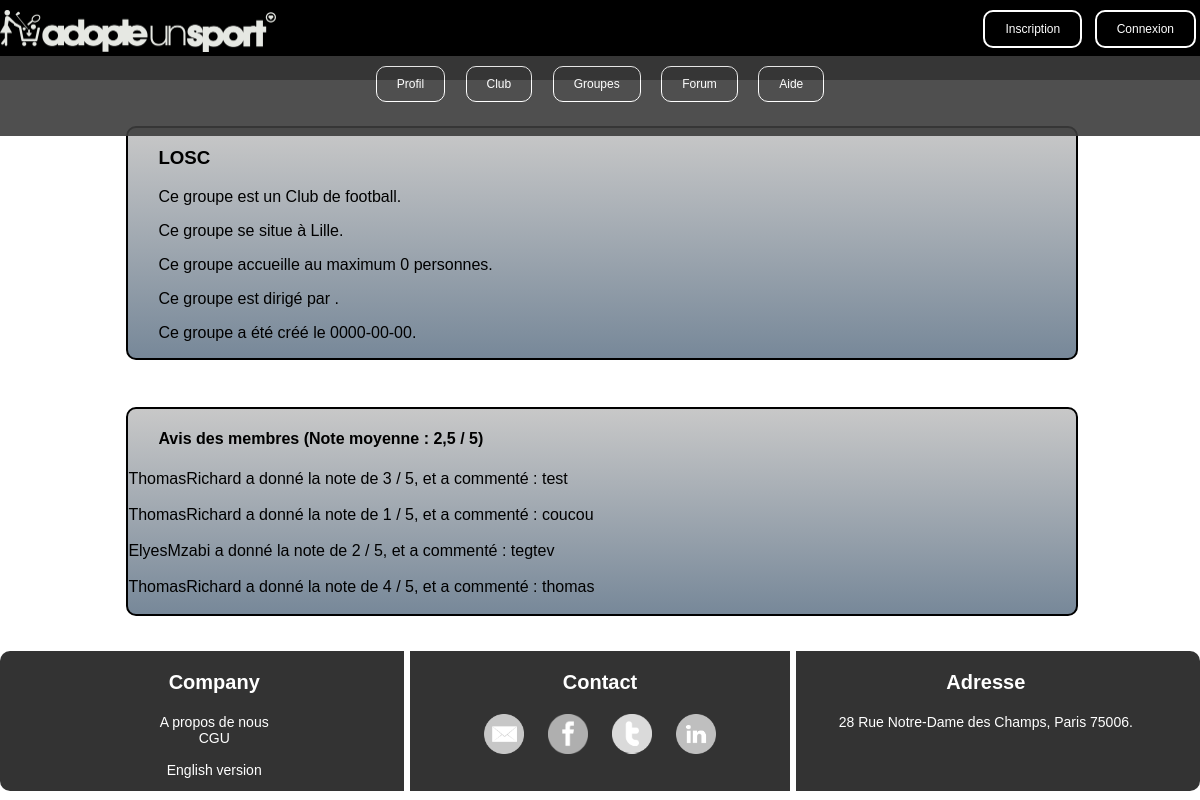
Page /pagemutableclub.php?Titreclub=LOSC on the committed database.
### tables this page shows
CREATE TABLE IF NOT EXISTS `club` (
  `Titre` varchar(255) NOT NULL,
  `Sport` varchar(255) NOT NULL,
  `Descriptif` varchar(5000) NOT NULL,
  `Zone_geographique` varchar(255) NOT NULL,
  `Nb_max_personnes` int(11) NOT NULL,
  `Photo` varchar(255) NOT NULL,
  `Pseudo_membre_createur` varchar(255) NOT NULL,
  `Date_creation` date NOT NULL,
  `Heure` time NOT NULL,
  PRIMARY KEY (`Titre`)
);

CREATE TABLE IF NOT EXISTS `avisclub` (
  `Id` int(11) NOT NULL AUTO_INCREMENT,
  `Commentaire` varchar(5000) NOT NULL,
  `Note` int(11) NOT NULL,
  `Pseudo_membre` varchar(255) NOT NULL,
  `Club` varchar(255) NOT NULL,
  PRIMARY KEY (`Id`)
);

### pagemutableclub.php (the view, shortened to what this page needs)
<?php
	$club = $_GET['Titreclub'];
?>
<!DOCTYPE html>
<html>
	<head>
		<link href='assets/css/styleheaderfooter.css' rel='stylesheet' type='text/css' />
		<link href='assets/css/style.css' rel='stylesheet' type='text/css' />
	</head>
	<body>
		<?php include("headermembre.php"); ?>
		<div class="detailclub">
			<h3><?php echo $_GET['Titreclub']; ?></h3>
			<?php
				try
					{
						$base = new PDO('mysql:host=localhost;dbname=app_info;charset=utf8', 'root', '');
					}
					catch(Exception $e)
					{
	        			die('Erreur : '.$e->getMessage());
					}
				$reponse = $base->query('SELECT Titre, Descriptif, Zone_geographique, Nb_max_personnes, Pseudo_membre_createur, Date_creation FROM club WHERE Titre="'.$_GET['Titreclub'].'"');
				while ($donnees = $reponse->fetch())
					{ ?>
						<p>Ce groupe est un <?php echo $donnees['Descriptif']; ?>.</p>
						<p>Ce groupe se situe à <?php echo $donnees['Zone_geographique']; ?>.</p>
						<p>Ce groupe accueille au maximum <?php echo $donnees['Nb_max_personnes']; ?> personnes.</p>
						<p>Ce groupe est dirigé par <?php echo $donnees['Pseudo_membre_createur']; ?>.</p>
						<p>Ce groupe a été créé le <?php echo $donnees['Date_creation']; ?>.</p>
					<?php
					}
						?><form method="post">
		</div>
		<div class="avisclub">
			<?php
				try
					{
						$base = new PDO('mysql:host=localhost;dbname=app_info;charset=utf8', 'root', '');
					}
					catch(Exception $e)
					{
	        			die('Erreur : '.$e->getMessage());
					}
				$reponse = $base->prepare('SELECT Note FROM avisclub WHERE Club = ? ');
				$reponse->execute(array($club));
				$moyenne = 0;
				$nb = 0;
				while ($donnees = $reponse->fetch()){
					$moyenne = $moyenne + $donnees['Note'];
					$nb = $nb + 1;
				}
				if ($nb!=0){
					$moyenne = $moyenne / $nb;
					$moyenne = number_format($moyenne, 1, ',', ' ');
				}
				else if ($nb==0){
					$moyenne = '';
				}
			?>
			<h4>Avis des membres (Note moyenne : <?php echo $moyenne; ?> / 5)</h4>
			<?php
				try
					{
						$base = new PDO('mysql:host=localhost;dbname=app_info;charset=utf8', 'root', '');
					}
					catch(Exception $e)
					{
	        			die('Erreur : '.$e->getMessage());
					}
				$reponse = $base->prepare('SELECT Commentaire, Note, Pseudo_membre FROM avisclub WHERE Club = ? ORDER BY Id ');
				$reponse->execute(array($club));
				while ($donnees = $reponse->fetch()){
					echo $donnees['Pseudo_membre'] . ' a donné la note de ';
					echo $donnees['Note'] . ' / 5, et a commenté : ';
					echo $donnees['Commentaire'] . '<br/>' . '<br/>';
				}
			?>
		</div>
		<?php include("footermembre.php"); ?>
	</body>
</html>

### assets/css/style.css (style rules this page uses)
body { background-image : url('Images/fond2.jpg'); background-size: 100%; background-repeat: no-repeat; background-attachment: fixed; display: block; color : black; font-family : "Verdana", cursive, sans-serif; }
.detailclub { display:inline-block; margin:10%; margin-bottom: 3%; width: 80%; border: solid black 2px; border-radius: 10px; background-image:linear-gradient(rgb(200,200,200), rgb(119,136,153)); text-indent: 30px; }
.avisclub { display:inline-block; margin:10%; margin-top: 1%; margin-bottom: 3%; width: 80%; border: solid black 2px; border-radius: 10px; background-image:linear-gradient(rgb(200,200,200), rgb(119,136,153)); text-indent: 30px; }

### rows in the picture
club: Descriptif "Club de football", Zone_geographique "Lille", Nb_max_personnes "0", Date_creation "0000-00-00"
avisclub: Pseudo_membre "ThomasRichard", Note "3", Commentaire "test"
avisclub: Pseudo_membre "ThomasRichard", Note "1", Commentaire "coucou"
avisclub: Pseudo_membre "ElyesMzabi", Note "2", Commentaire "tegtev"
avisclub: Pseudo_membre "ThomasRichard", Note "4", Commentaire "thomas"

### other values in the picture
$_GET['Titreclub'] "LOSC"
$moyenne "2,5"
